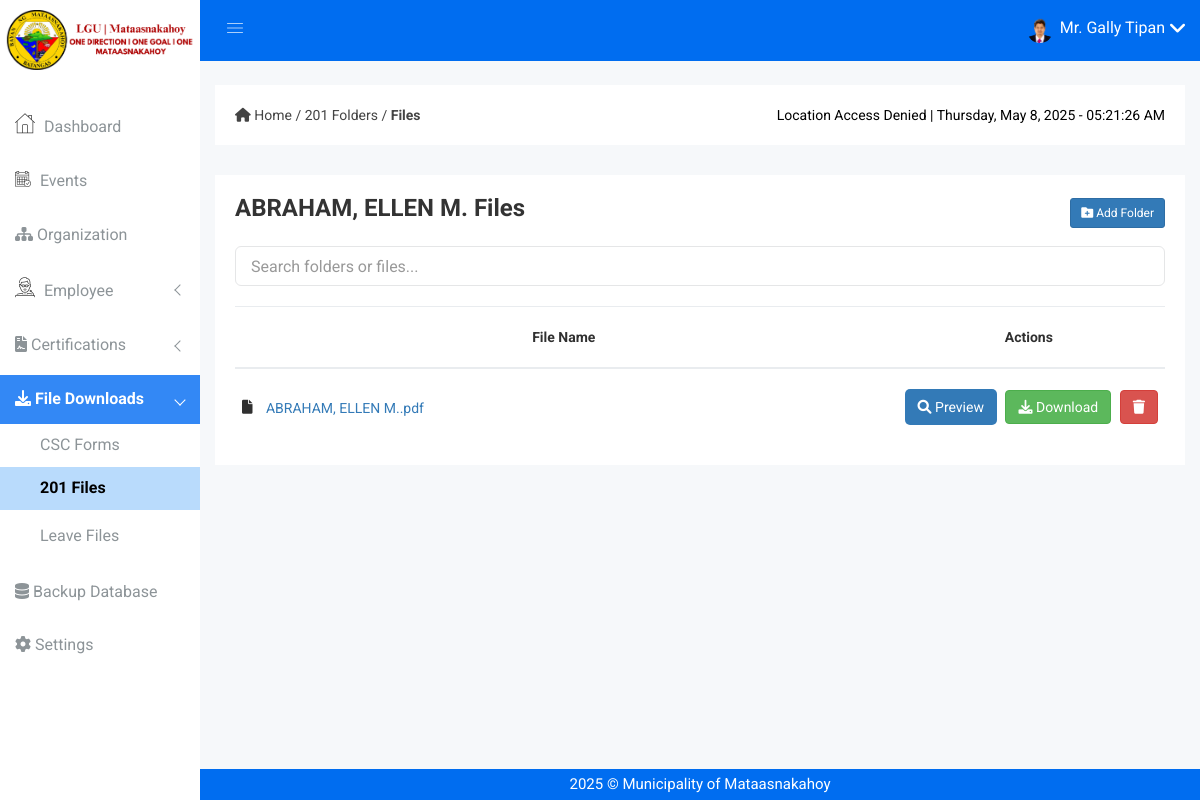
Screenshot of /201-files.php?folder_id=1 (signed in) with the database file from the repository.
### tables this page shows
CREATE TABLE IF NOT EXISTS `employee` (
  `employee_no` varchar(100) NOT NULL,
  `firstname` varchar(50) NOT NULL,
  `middlename` varchar(50) DEFAULT NULL,
  `lastname` varchar(50) NOT NULL,
  `name_extension` varchar(10) DEFAULT NULL,
  `dob` date NOT NULL,
  `pob` varchar(255) NOT NULL,
  `sex` enum('Male','Female') NOT NULL,
  `civil_status` varchar(255) DEFAULT NULL,
  `address` text NOT NULL,
  `blood_type` enum('A+','A-','B+','B-','AB+','AB-','O+','O-','Unknown') DEFAULT 'Unknown',
  `mobile_no` bigint DEFAULT NULL,
  `email_address` varchar(100) NOT NULL,
  `image` varchar(255) DEFAULT NULL,
  `designation` varchar(255) NOT NULL,
  `role` varchar(255) NOT NULL,
  `account_status` tinyint(1) NOT NULL DEFAULT '1',
  `hr_staff` tinyint(1) NOT NULL DEFAULT '0',
  `created_at` timestamp NOT NULL DEFAULT CURRENT_TIMESTAMP,
  `updated_at` timestamp NOT NULL DEFAULT CURRENT_TIMESTAMP ON UPDATE CURRENT_TIMESTAMP,
  PRIMARY KEY (`employee_no`),
  UNIQUE KEY `email_address` (`email_address`)
);

CREATE TABLE IF NOT EXISTS `201_folders` (
  `id` int NOT NULL AUTO_INCREMENT,
  `name` varchar(255) NOT NULL,
  `parent_id` int DEFAULT NULL,
  PRIMARY KEY (`id`),
  KEY `parent_id` (`parent_id`)
);

CREATE TABLE IF NOT EXISTS `201_files` (
  `id` int NOT NULL AUTO_INCREMENT,
  `folder_id` int NOT NULL,
  `filename` varchar(255) NOT NULL,
  `uploaded_at` datetime DEFAULT CURRENT_TIMESTAMP,
  PRIMARY KEY (`id`),
  KEY `folder_id` (`folder_id`)
);

### 201-files.php (the view, shortened to what this page needs)
<?php
include 'emailnotif.php';
$folder_id = intval($_GET['folder_id']);
$folder_query = "SELECT name FROM 201_folders WHERE id = $folder_id";
$folder_result = mysqli_query($con, $folder_query);
$folder = mysqli_fetch_assoc($folder_result);
$subfolder_query = "SELECT * FROM 201_folders WHERE parent_id = $folder_id ORDER BY name ASC";
$subfolder_result = mysqli_query($con, $subfolder_query);
$file_query = "SELECT * FROM 201_files WHERE folder_id = $folder_id ORDER BY uploaded_at DESC";
$file_result = mysqli_query($con, $file_query);
?>
<!DOCTYPE html>
<head>
    <link rel="stylesheet" href="css/bootstrap.min.css" />
    <link rel="stylesheet" href="css/font-awesome.min.css" />
    <link rel="stylesheet" href="css/owl.carousel.css" />
    <link rel="stylesheet" href="css/owl.theme.css" />
    <link rel="stylesheet" href="css/owl.transitions.css" />
    <link rel="stylesheet" href="css/animate.css" />
    <link rel="stylesheet" href="css/normalize.css" />
    <link rel="stylesheet" href="css/meanmenu.min.css" />
    <link rel="stylesheet" href="css/main.css" />
    <link rel="stylesheet" href="css/educate-custon-icon.css" />
    <link rel="stylesheet" href="css/morrisjs/morris.css" />
    <link rel="stylesheet" href="css/scrollbar/jquery.mCustomScrollbar.min.css" />
    <link rel="stylesheet" href="css/metisMenu/metisMenu.min.css" />
    <link rel="stylesheet" href="css/metisMenu/metisMenu-vertical.css" />
    <link rel="stylesheet" href="style.css" />
    <link rel="stylesheet" href="css/responsive.css" />
    <link href="https://cdn.jsdelivr.net/npm/sweetalert2@11.12.3/dist/sweetalert2.min.css" rel="stylesheet">
</head>
<body>
    <?php include 'includes/sidebar.php'; ?>
    <?php include 'includes/header.php'; ?>
    <div class="breadcome-area">
        <div class="container-fluid">
            <div class="row">
                <div class="col-lg-12">
                    <div class="breadcome-list single-page-breadcome">
                        <div class="row">
                            <div class="col-lg-12">
                                <div class="breadcome-heading">
                                    <div class="row">
                                        <div class="col-lg-12"
                                            style="display: flex; justify-content: space-between; align-items: center;">
                                            <ul class="breadcome-menu"
                                                style="display: flex; align-items: center; padding: 0; margin: 0;">
                                                <li>
                                                    <link rel="stylesheet"
                                                        href="https://cdnjs.cloudflare.com/ajax/libs/font-awesome/6.0.0-beta3/css/all.min.css">
                                                    <a href="dashboard.php">
                                                        <i class="fas fa-home"></i> Home
                                                    </a>
                                                    <span class="bread-slash"> / </span>
                                                    <a href="201-folders.php">
                                                        201 Folders
                                                    </a>
                                                    <span class="bread-slash"> / </span>
                                                    <a href="#">
                                                        <strong>Files</strong>
                                                    </a>
                                                </li>
                                            </ul>
                                            <div class="pst-container">
                                                <span id="user-location">Detecting location...</span> |
                                                <span id="pst-date"></span> - <span id="pst-time"></span>
                                            </div>
                                        </div>
                                    </div>
                                </div>
                            </div>
                        </div>
                    </div>
                </div>
            </div>
        </div>
    </div>
    <div class="product-status mg-b-15">
        <div class="container-fluid">
            <div class="row">
                <div class="col-lg-12 col-md-12 col-sm-12 col-xs-12">
                    <div class="product-status-wrap drp-lst">
                        <div class="folder-section"
                            style="margin-bottom: 15px; display: flex; justify-content: space-between; align-items: center;">
                            <h3 class="folder-title"><?php echo htmlspecialchars($folder['name']); ?>. Files</h3>
                            <div class="d-flex gap-2">
                                <button class="btn btn-primary btn-border btn-round btn-sm"
                                    onclick="openCreateFolderModal()">
                                    <i class="fas fa-folder-plus"></i> Add Folder
                                </button>
                            </div>
                        </div>
                        <div class="file-search" style="margin-bottom: 20px;">
                            <input type="text" id="folderSearchInput" class="form-control" placeholder="Search folders or files..." onkeyup="filterItems()" />
                        </div>
                        <div class="widget-box">
                            <table class="file-table">
                                <thead>
                                    <tr>
                                        <th style="width: 80%; text-align: center;">File Name</th>
                                        <th style="width: 20%; text-align: center;">Actions</th>
                                    </tr>
                                </thead>
                                <tbody>
                                    <?php
                                    if (mysqli_num_rows($file_result) > 0) {
                                        while ($file = mysqli_fetch_assoc($file_result)) {
                                            $filePath = "img/201 Uploads/" . htmlspecialchars($file['filename']);
                                            $fileName = htmlspecialchars($file['filename']);
                                            $fileId = $file['id'];
                                            $displayName = strlen($fileName) > 55 ? substr($fileName, 0, 50) . '...' : $fileName;
                                            $fileExtension = strtolower(pathinfo($file['filename'], PATHINFO_EXTENSION));
                                            $isPdf = ($fileExtension === 'pdf');
                                            echo '<tr>
                                                    <td class="filename-cell">
                                                        <i class="fa fa-file-o" style="margin-right: 10px;"></i>
                                                        <a href="' . $filePath . '" target="_blank" class="file-link" title="' . $fileName . '">' . $displayName . '</a>
                                                    </td>
                                                    <td class="file-actions text-right">';
                                            if ($isPdf) {
                                                echo '<button class="btn btn-primary preview-btn" data-file="actions/201-view-files.php?id=' . $fileId . '" title="Preview">
                                                                        <i class="fa fa-search"></i> Preview
                                                                      </button>';
                                            } else {
                                                echo '<button class="btn btn-secondary" disabled title="Preview only available for PDFs">
                                                                        <i class="fa fa-search"></i> Preview
                                                                      </button>';
                                            }
                                            echo '<a href="actions/201-download.php?file_id=' . $file['id'] . '" title="Download">
                                                <button class="btn btn-success"><i class="fa fa-download"></i> Download</button>
                                                </a>
                                                <a href="#" class="delete-btn-swal" data-id="' . $fileId . '" title="Delete">
                                                    <button class="btn btn-danger"><i class="fa fa-trash"></i></button>
                                                </a>
                                            </td>
                                                </tr>';
                                        }
                                    } else {
                                        if (mysqli_num_rows($subfolder_result) == 0) {
                                            echo '<tr><td colspan="2" class="no-files">No files or subfolders found.</td></tr>';
                                        }
                                    }
                                    ?>
                                </tbody>
                            </table>
                        </div>
                    </div>
                </div>
            </div>
        </div>
    </div>
    <?php include 'includes/footer.php'; ?>

### includes/header.php (shortened to what this page needs)
<div class="all-content-wrapper">
    <div class="header-advance-area">
        <div class="header-top-area">
            <div class="container-fluid">
                <div class="row">
                    <div class="col-lg-12 col-md-12 col-sm-12 col-xs-12">
                        <div class="header-top-wraper">
                            <div class="row">
                                <div class="col-lg-1 col-md-0 col-sm-1 col-xs-12">
                                    <div class="menu-switcher-pro">
                                        <button
                                            type="button"
                                            id="sidebarCollapse"
                                            class="btn bar-button-pro header-drl-controller-btn btn-info navbar-btn">
                                            <i class="educate-icon educate-nav"></i>
                                        </button>
                                    </div>
                                </div>
                                <div class="col-lg-5 col-md-5 col-sm-12 col-xs-12">
                                    <div class="header-right-info">
                                        <ul class="nav navbar-nav mai-top-nav header-right-menu">
                                            <li class="nav-item">
                                                <?php
                                                include "dbcon.php";
                                                $user_id = $_SESSION['user_id'];
                                                if (!empty($user_id)) {
                                                    $query = "
                                                        SELECT e.image, e.firstname, e.lastname, e.sex
                                                        FROM employee e
                                                        INNER JOIN admin a ON e.employee_no = a.employee_no
                                                        WHERE a.employee_no = ?
                                                    ";
                                                    $stmt = $con->prepare($query);
                                                    $stmt->bind_param("s", $user_id);
                                                    $stmt->execute();
                                                    $result = $stmt->get_result();
                                                    if ($row = $result->fetch_assoc()) {
                                                        $imagePath = $row['image'];
                                                        $sex = strtolower($row['sex']);
                                                        if ($sex === 'male') {
                                                            $salutation = "Mr.";
                                                        } elseif ($sex === 'female') {
                                                            $salutation = "Ms.";
                                                        } else {
                                                            $salutation = "";
                                                        }
                                                        $user_image = !empty($imagePath) ? 'img/profile/' . $imagePath : 'img/mk-logo.png';
                                                        $user_name = trim("$salutation {$row['firstname']} {$row['lastname']}");
                                                    } else {
                                                        $user_image = 'img/mk-logo.png';
                                                        $user_name = 'Admin';
                                                    }
                                                } else {
                                                    $user_image = 'img/mk-logo.png';
                                                    $user_name = 'Admin';
                                                }
                                                ?>
                                                <a href="#" data-toggle="dropdown" role="button" aria-expanded="false" class="nav-link dropdown-toggle">
                                                    <img src="<?php echo htmlspecialchars($user_image); ?>" alt="User Image" />
                                                    <span class="admin-name"><?php echo htmlspecialchars($user_name); ?></span>
                                                    <i class="fa fa-angle-down edu-icon edu-down-arrow"></i>
                                                </a>
                                            </li>
                                        </ul>
                                    </div>
                                </div>
                            </div>
                        </div>
                    </div>
                </div>
            </div>
        </div>

### rows the page displays
employee: image (picture), user_name "Mr. Gally Tipan"
201_folders: name "ABRAHAM, ELLEN M"
201_files: filename "ABRAHAM, ELLEN M..pdf"
